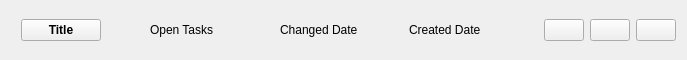
<?xml version="1.0" encoding="UTF-8"?>
<ui version="4.0">
 <class>ProjectWidget</class>
 <widget class="QWidget" name="ProjectWidget">
  <property name="geometry">
   <rect>
    <x>0</x>
    <y>0</y>
    <width>687</width>
    <height>60</height>
   </rect>
  </property>
  <property name="sizePolicy">
   <sizepolicy hsizetype="Preferred" vsizetype="MinimumExpanding">
    <horstretch>0</horstretch>
    <verstretch>0</verstretch>
   </sizepolicy>
  </property>
  <property name="minimumSize">
   <size>
    <width>0</width>
    <height>40</height>
   </size>
  </property>
  <property name="maximumSize">
   <size>
    <width>16777215</width>
    <height>60</height>
   </size>
  </property>
  <property name="windowTitle">
   <string>Form</string>
  </property>
  <layout class="QHBoxLayout" name="horizontalLayout_3" stretch="1,0,0,0">
   <item alignment="Qt::AlignVCenter">
    <widget class="QStackedWidget" name="stackedWidget">
     <property name="sizePolicy">
      <sizepolicy hsizetype="Preferred" vsizetype="Maximum">
       <horstretch>0</horstretch>
       <verstretch>0</verstretch>
      </sizepolicy>
     </property>
     <property name="currentIndex">
      <number>0</number>
     </property>
     <widget class="QWidget" name="Project">
      <layout class="QHBoxLayout" name="horizontalLayout" stretch="0,0,0,0">
       <property name="spacing">
        <number>10</number>
       </property>
       <property name="leftMargin">
        <number>10</number>
       </property>
       <property name="topMargin">
        <number>0</number>
       </property>
       <property name="rightMargin">
        <number>10</number>
       </property>
       <property name="bottomMargin">
        <number>0</number>
       </property>
       <item alignment="Qt::AlignLeft|Qt::AlignVCenter">
        <widget class="QPushButton" name="pushButtonProjectTitle">
         <property name="sizePolicy">
          <sizepolicy hsizetype="Expanding" vsizetype="Fixed">
           <horstretch>0</horstretch>
           <verstretch>0</verstretch>
          </sizepolicy>
         </property>
         <property name="font">
          <font>
           <bold>true</bold>
          </font>
         </property>
         <property name="text">
          <string>Title</string>
         </property>
        </widget>
       </item>
       <item alignment="Qt::AlignLeft">
        <widget class="QLabel" name="labelProjectOpenTasks">
         <property name="font">
          <font>
           <pointsize>9</pointsize>
          </font>
         </property>
         <property name="styleSheet">
          <string notr="true"/>
         </property>
         <property name="text">
          <string>Open Tasks</string>
         </property>
        </widget>
       </item>
       <item alignment="Qt::AlignLeft">
        <widget class="QLabel" name="labelProjectChanged">
         <property name="font">
          <font>
           <pointsize>9</pointsize>
          </font>
         </property>
         <property name="styleSheet">
          <string notr="true"/>
         </property>
         <property name="text">
          <string>Changed Date</string>
         </property>
        </widget>
       </item>
       <item alignment="Qt::AlignLeft">
        <widget class="QLabel" name="labelProjectCreated">
         <property name="font">
          <font>
           <pointsize>9</pointsize>
          </font>
         </property>
         <property name="styleSheet">
          <string notr="true"/>
         </property>
         <property name="text">
          <string>Created Date</string>
         </property>
        </widget>
       </item>
      </layout>
     </widget>
     <widget class="QWidget" name="DeletePromptProject">
      <layout class="QHBoxLayout" name="horizontalLayout_2" stretch="0,0,1">
       <property name="spacing">
        <number>10</number>
       </property>
       <property name="leftMargin">
        <number>10</number>
       </property>
       <property name="topMargin">
        <number>0</number>
       </property>
       <property name="rightMargin">
        <number>10</number>
       </property>
       <property name="bottomMargin">
        <number>0</number>
       </property>
       <item alignment="Qt::AlignLeft">
        <widget class="QLabel" name="labelDelProject">
         <property name="text">
          <string>Delete this project?</string>
         </property>
        </widget>
       </item>
       <item alignment="Qt::AlignLeft|Qt::AlignVCenter">
        <widget class="QPushButton" name="pushButton_YesDelProject">
         <property name="text">
          <string>Yes</string>
         </property>
        </widget>
       </item>
       <item alignment="Qt::AlignLeft|Qt::AlignVCenter">
        <widget class="QPushButton" name="pushButton_NoDelProject">
         <property name="text">
          <string>No</string>
         </property>
        </widget>
       </item>
      </layout>
     </widget>
    </widget>
   </item>
   <item alignment="Qt::AlignRight|Qt::AlignVCenter">
    <widget class="QPushButton" name="pushButtonInfoProject">
     <property name="text">
      <string/>
     </property>
     <property name="icon">
      <iconset resource="../resources.qrc">
       <normaloff>:/icons/icons/info.svg</normaloff>:/icons/icons/info.svg</iconset>
     </property>
     <property name="iconSize">
      <size>
       <width>14</width>
       <height>14</height>
      </size>
     </property>
    </widget>
   </item>
   <item alignment="Qt::AlignRight|Qt::AlignVCenter">
    <widget class="QPushButton" name="pushButtonEditProject">
     <property name="text">
      <string/>
     </property>
     <property name="icon">
      <iconset resource="../resources.qrc">
       <normaloff>:/icons/icons/edit-3.svg</normaloff>:/icons/icons/edit-3.svg</iconset>
     </property>
     <property name="iconSize">
      <size>
       <width>14</width>
       <height>14</height>
      </size>
     </property>
    </widget>
   </item>
   <item>
    <widget class="QPushButton" name="pushButtonDeleteProject">
     <property name="text">
      <string/>
     </property>
     <property name="icon">
      <iconset resource="../resources.qrc">
       <normaloff>:/icons/icons/trash-2.svg</normaloff>:/icons/icons/trash-2.svg</iconset>
     </property>
     <property name="iconSize">
      <size>
       <width>14</width>
       <height>14</height>
      </size>
     </property>
    </widget>
   </item>
  </layout>
 </widget>
 <resources>
  <include location="../resources.qrc"/>
 </resources>
 <connections/>
</ui>
